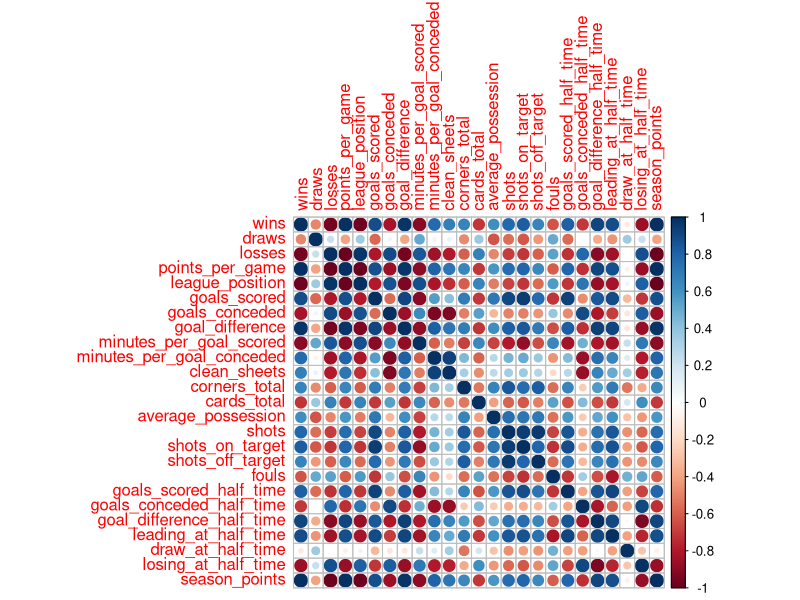
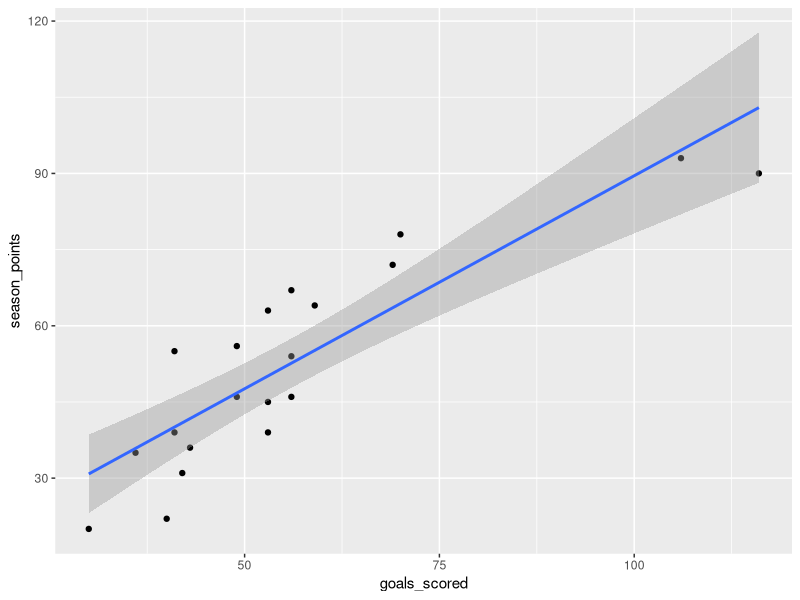
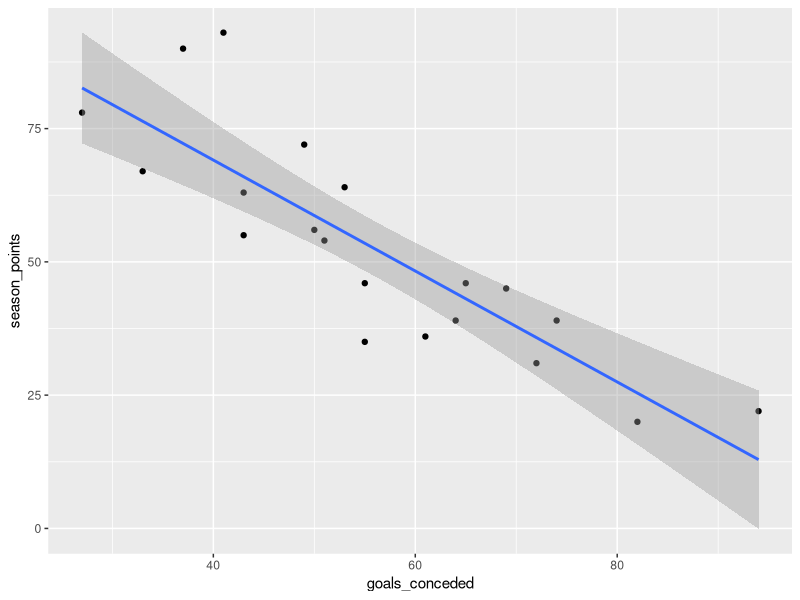
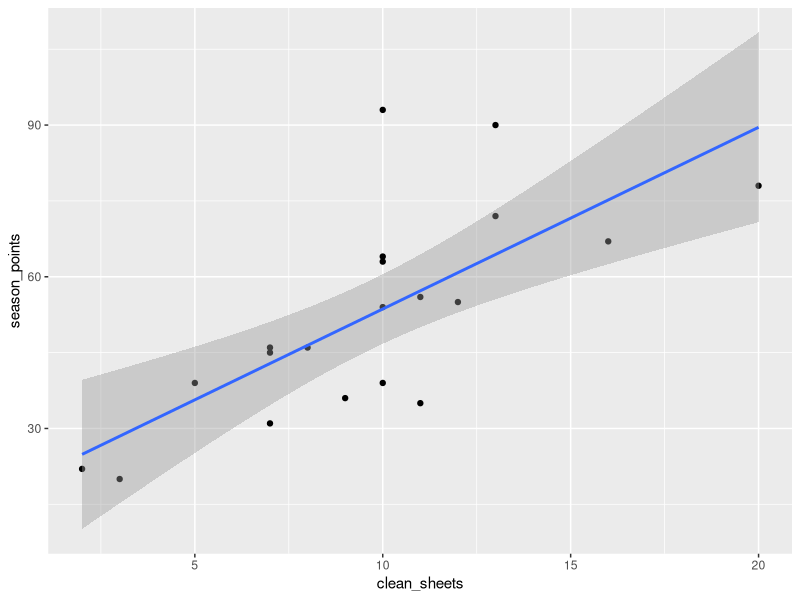
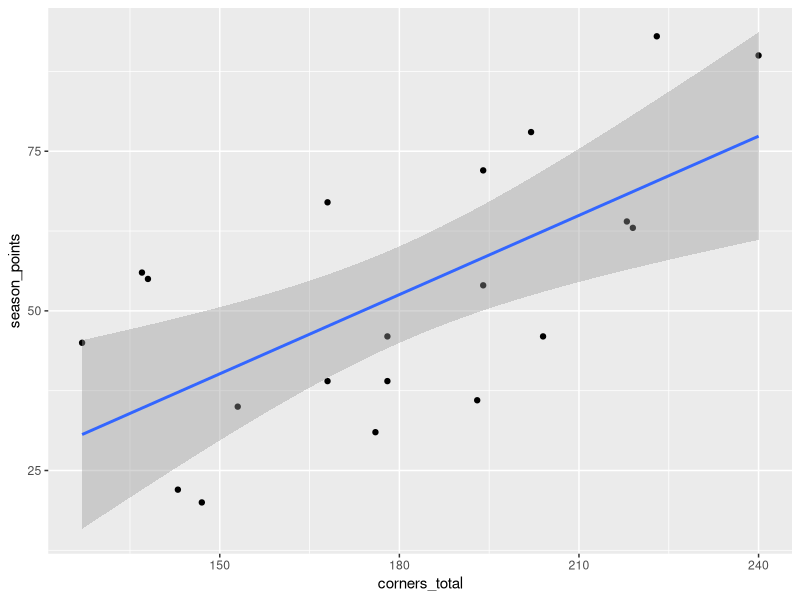
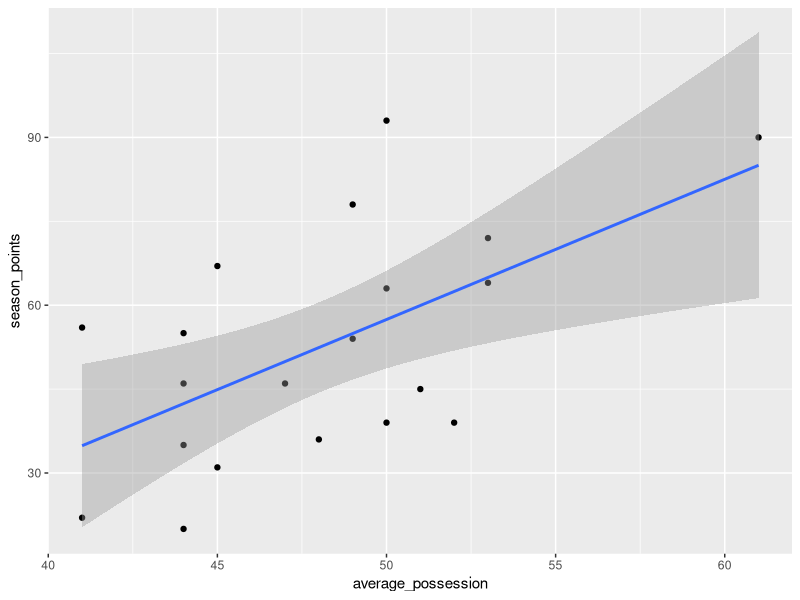
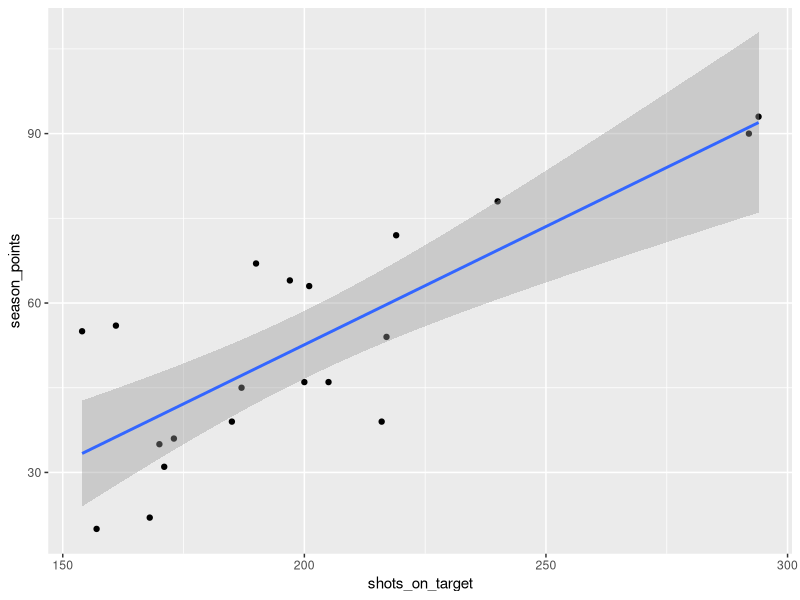
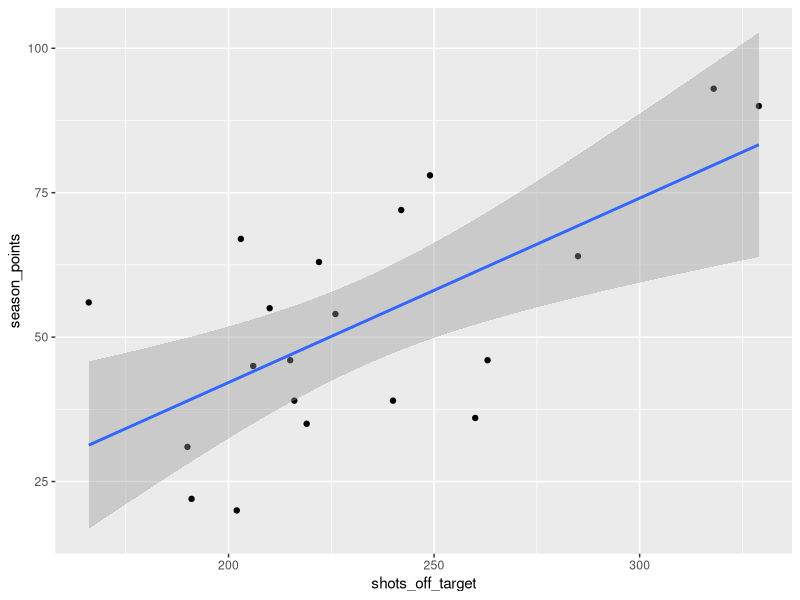

The R script that drew these images, in order:
## ---- chunk 1
knitr::opts_chunk$set(echo = TRUE)
## ---- chunk 2
library(ggplot2)
library(dplyr)
library(corrplot)
library(skimr)
library(MLmetrics)

## ---- chunk 3
#read csv file for the 2016/2017 season
laliga1617 <- read.csv("Data/spain-la-liga-teams-2016-to-2017-stats.csv", header = TRUE, sep = ",", stringsAsFactors = FALSE)

#Display the data sets and the data structure 
head(laliga1617)
tail(laliga1617)
str(laliga1617)
## ---- chunk 4
head(laliga1617[,9:11])
## ---- chunk 5
laliga1617 <- laliga1617 %>% select(1,9,12,15,18,21,25,26,27,37,40,43,55,58,61,64,67,70,73,76,79,82,85,88,91)
head(laliga1617)
str(laliga1617)
## ---- chunk 6
#calculating win rate for each team.
laliga1617 <- laliga1617 %>%
  mutate(season_points = (3*wins)+draws)

## ---- chunk 7
summary(laliga1617)

## ---- chunk 8
cormat <- cor(laliga1617[,2:26])
cormat
corrplot::corrplot(cormat, )

## ---- chunk 9
g <- ggplot(laliga1617)
g + aes(x=goals_scored, y=season_points)+geom_point()+geom_smooth(method = "lm")
g + aes(x=goals_conceded, y=season_points)+geom_point()+geom_smooth(method = "lm")
g + aes(x=clean_sheets, y=season_points)+geom_point()+geom_smooth(method = "lm")
g + aes(x=corners_total, y=season_points)+geom_point()+geom_smooth(method = "lm")
g + aes(x=average_possession, y=season_points)+geom_point()+geom_smooth(method = "lm")
g + aes(x=shots_on_target, y=season_points)+geom_point()+geom_smooth(method = "lm")
g + aes(x=shots_off_target, y=season_points)+geom_point()+geom_smooth(method = "lm")
g + aes(x=goal_difference_half_time, y=season_points)+geom_point()+geom_smooth(method = "lm")
g + aes(x=leading_at_half_time, y=season_points)+geom_point()+geom_smooth(method = "lm")
g + aes(x=cards_total, y=season_points)+geom_point()+geom_smooth(method = "lm")
g + aes(x=draw_at_half_time, y=season_points)+geom_point()+geom_smooth(method = "lm")
g + aes(x=shots, y=season_points)+geom_point()+geom_smooth(method = "lm")

## ---- chunk 10
nullModel <- lm(season_points ~ 1, data = laliga1617)
fullModel <- lm(season_points ~ goals_scored + goals_conceded + clean_sheets + corners_total + average_possession+
                shots_on_target+shots_off_target+goal_difference_half_time+leading_at_half_time+cards_total,
                data = laliga1617)

## ---- chunk 11
summary(nullModel)
summary(fullModel)
## ---- chunk 12
plot(nullModel$residuals, col="blue")
plot(fullModel$residuals, col="green")

## ---- chunk 13
MAE_models <- c(MAE(laliga1617$season_points, nullModel$fitted.values),
                MAE(laliga1617$season_points, fullModel$fitted.values))

MAE_result <- data.frame(MAE_models[1],MAE_models[2])
names(MAE_result) <- c("nullModel","fullModel")
MAE_result
## ---- chunk 14
corrplot(cormat)
summary(fullModel)
## ---- chunk 15
newModel <- lm(season_points ~ goals_scored + goals_conceded + clean_sheets + corners_total + average_possession+
                shots+goal_difference_half_time+cards_total,
                data = laliga1617)
summary(newModel)
## ---- chunk 16
